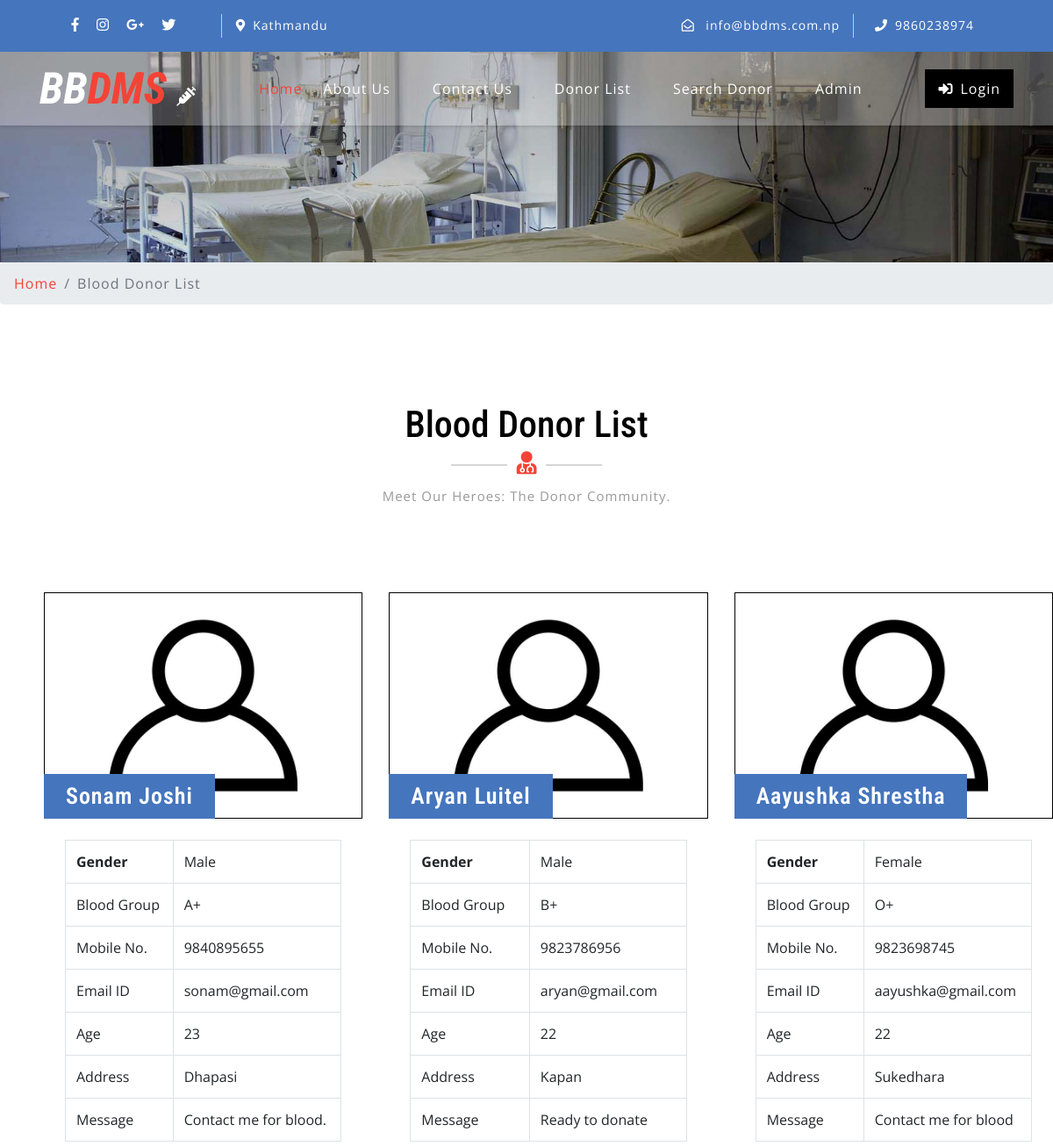
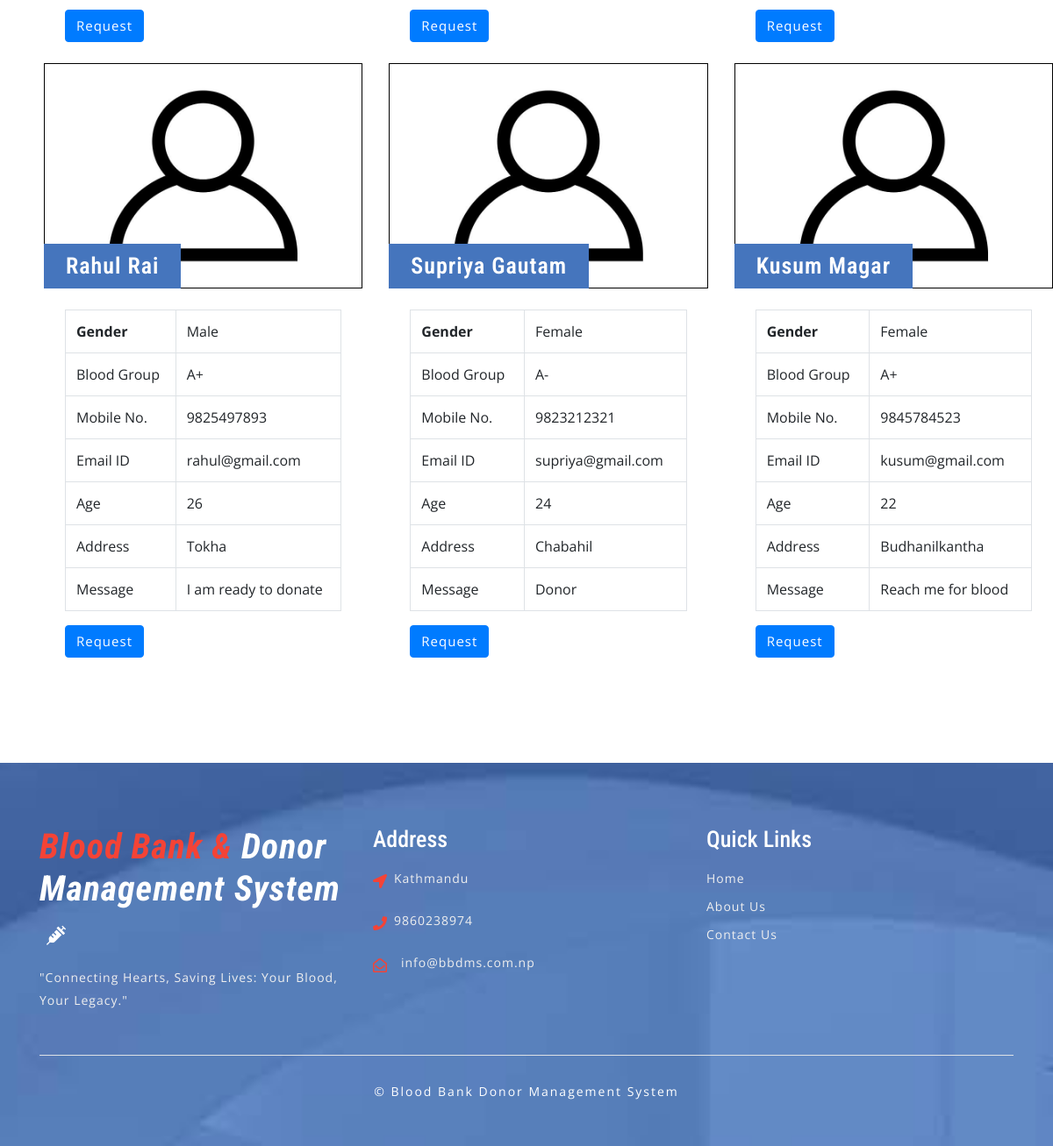
Page /donor-list.php on the committed database (2 pictures, top to bottom).
### tables this page shows
CREATE TABLE `tblcontactusinfo` (
  `id` int(11) NOT NULL,
  `Address` tinytext DEFAULT NULL,
  `EmailId` varchar(255) DEFAULT NULL,
  `ContactNo` char(11) DEFAULT NULL
);

CREATE TABLE `tblblooddonars` (
  `id` int(11) NOT NULL,
  `FullName` varchar(100) DEFAULT NULL,
  `MobileNumber` char(11) DEFAULT NULL,
  `EmailId` varchar(100) DEFAULT NULL,
  `Gender` varchar(20) DEFAULT NULL,
  `Age` int(11) DEFAULT NULL,
  `BloodGroup` varchar(20) DEFAULT NULL,
  `Address` varchar(255) DEFAULT NULL,
  `Message` mediumtext DEFAULT NULL,
  `PostingDate` timestamp NOT NULL DEFAULT current_timestamp(),
  `status` int(1) DEFAULT NULL,
  `Password` varchar(250) DEFAULT NULL
);

### donor-list.php (the view, shortened to what this page needs)
<?php
include('includes/config.php');
?>
<!DOCTYPE html>
<html lang="zxx">
<head>
	<link rel="stylesheet" href="css/bootstrap.css">
	<link rel="stylesheet" href="css/style.css" type="text/css" media="all" />
	<link rel="stylesheet" href="css/fontawesome-all.css">
</head>
<body>
	<?php include('includes/header.php');?>
	<div class="inner-banner-w3ls">
	</div>
	<div class="breadcrumb-agile">
		<div aria-label="breadcrumb">
			<ol class="breadcrumb">
				<li class="breadcrumb-item">
					<a href="index.php">Home</a>
				</li>
				<li class="breadcrumb-item active" aria-current="page">Blood Donor List</li>
			</ol>
		</div>
	</div>
	<div class="agileits-contact py-5">
		<div class="py-xl-5 py-lg-3">
			<div class="w3ls-titles text-center mb-5">
				<h3 class="title">Blood Donor List</h3>
				<span>
					<i class="fas fa-user-md"></i>
				</span>
				<p class="mt-2">Meet Our Heroes: The Donor Community.</p>
			</div>
			<div class="d-flex">
				<div class="row package-grids mt-5" style="padding-left: 50px;">
				<?php
$status=1;
$sql = "SELECT * from tblblooddonars where status=:status";
$query = $dbh -> prepare($sql);
$query->bindParam(':status',$status,PDO::PARAM_STR);
$query->execute();
$results=$query->fetchAll(PDO::FETCH_OBJ);
if($query->rowCount() > 0)
{
foreach($results as $result)
{ ?>
				<div class="col-md-4 pricing">
					<div class="price-top">
							<img src="images/blood-donor.jpg" alt="Blood Donot" style="border:1px #000 solid" class="img-fluid" />
						<h3><?php echo htmlentities($result->FullName);?>
						</h3>
					</div>
					<div class="price-bottom p-4">
<table class="table table-bordered">
    <tbody>
      <tr>
        <th>Gender</th>
        <td><?php echo htmlentities($result->Gender);?></td>
      </tr>
      <tr>
        <td>Blood Group</td>
        <td><?php echo htmlentities($result->BloodGroup);?></td>
      </tr>
      <tr>
        <td>Mobile No.</td>
        <td><?php echo htmlentities($result->MobileNumber);?></td>
      </tr>
         <tr>
        <td>Email ID</td>
        <td><?php echo htmlentities($result->EmailId);?></td>
      </tr>
               <tr>
        <td>Age</td>
        <td><?php echo htmlentities($result->Age);?></td>
      </tr>
        <tr>
        <td>Address</td>
        <td><?php echo htmlentities($result->Address);?></td>
      </tr>
<tr>
        <td>Message</td>
        <td><?php echo htmlentities($result->Message);?></td>
      </tr>
    </tbody>
</table>
<a class="btn btn-primary" style="color:#fff"  href="contact-blood.php?cid=<?php echo $result->id;?>">Request</a>
					</div>
				</div><br>
			<?php }} ?>
			</div>
			</div>
		</div>
	</div>
	<?php include('includes/footer.php');?>
</body>
</html>

### includes/header.php (shortened to what this page needs)
    <header>
        <div class="top-bar py-3">
            <div class="container">
                <div class="row">
                    <div class="col-lg-7 top-social-agile">
                        <div class="row">
                            <ul class="col-lg-4 col-6 top-right-info text-center">
                                <li>
                                    <a href="#">
                                        <i class="fab fa-facebook-f"></i>
                                    </a>
                                </li>
                                <li class="mx-3">
                                    <a href="#">
                                        <i class="fab fa-instagram"></i>
                                    </a>
                                </li>
                                <li>
                                    <a href="#">
                                        <i class="fab fa-google-plus-g"></i>
                                    </a>
                                </li>
                                <li class="ml-3">
                                    <a href="#">
                                        <i class="fab fa-twitter"></i>
                                    </a>
                                </li>
                            </ul><?php
$sql = "SELECT * from tblcontactusinfo";
$query = $dbh -> prepare($sql);
$query->execute();
$results=$query->fetchAll(PDO::FETCH_OBJ);
if($query->rowCount() > 0)
{
foreach($results as $result)
{ ?>
                            <div class="col-6 header-top_w3layouts pl-3 text-lg-left text-center">
                                <p class="text-white">
                                    <i class="fas fa-map-marker-alt mr-2"></i>Kathmandu</p>
                            </div>
                        </div>
                    </div>
                    <div class="col-lg-5 top-social-agile text-lg-right text-center">
                        <div class="row">
                            <div class="col-lg-7 col-6 top-w3layouts">
                                <p class="text-white">
                                    <i class="far fa-envelope-open mr-2"></i>
                                    <a href="mailto:info@example.com" class="text-white">info@bbdms.com.np</a>
                                </p>
                            </div>
                            <div class="col-lg-5 col-6 header-w3layouts pl-4 text-lg-left">
                                <p class="text-white">
                                    <i class="fas fa-phone mr-2"></i>9860238974</p>
                            </div>
                        </div><?php } } ?>
                    </div>
                </div>
            </div>
        </div>
    </header>
    <div id="home">
        <div class="main-top py-1">
            <nav class="navbar navbar-expand-lg navbar-light fixed-navi">
                <div class="container">
                    <h1>
                        <a class="navbar-brand font-weight-bold font-italic" href="index.php">
                            <span>BB</span>DMS
                            <i class="fas fa-syringe"></i>
                        </a>
                    </h1>
                    <div class="collapse navbar-collapse text-center" id="navbarSupportedContent">
                        <ul class="navbar-nav ml-lg-auto">
                            <li class="nav-item active mt-lg-0 mt-3">
                                <a class="nav-link" href="index.php">Home
                                </a>
                            </li>
                            <li class="nav-item mx-lg-4 my-lg-0 my-3">
                                <a class="nav-link" href="about.php">About Us</a>
                            </li>
                            <li class="nav-item mx-lg-4 my-lg-0 my-3">
                                <a class="nav-link" href="contact.php">Contact Us</a>
                            </li>
                            <li class="nav-item mx-lg-4 my-lg-0 my-3">
                                <a class="nav-link" href="donor-list.php">Donor List</a>
                            </li>
                            <li class="nav-item mx-lg-4 my-lg-0 my-3">
                                <a class="nav-link" href="search-donor.php">Search Donor</a>
                            </li>
                            <?php if (strlen($_SESSION['bbdmsdid']==0)) {?>
                            <li class="nav-item mx-lg-4 my-lg-0 my-3">
                                <a class="nav-link" href="admin/index.php">Admin</a>
                            </li>
                        </ul>
                        <a href="login.php" class="login-button ml-lg-5 mt-lg-0 mt-4 mb-lg-0 mb-3" >
                            <i class="fas fa-sign-in-alt mr-2"></i>Login</a><?php } ?>
                    </div>
                </div>
            </nav>
        </div>
    </div>

### includes/footer.php (shortened to what this page needs)
<footer>
    <div class="w3ls-footer-grids pt-sm-4 pt-3">
      <div class="container py-xl-5 py-lg-3">
        <div class="row">
          <div class="col-md-4 w3l-footer">
            <h2 class="mb-sm-3 mb-2">
              <a href="index.php" class="text-white font-italic font-weight-bold">
                <span>Blood Bank & </span>Donor Management System
                <i class="fas fa-syringe ml-2"></i>
              </a>
            </h2>
            <p>"Connecting Hearts, Saving Lives: Your Blood, Your Legacy."</p>
          </div>
          <div class="col-md-4 w3l-footer my-md-0 my-4">
            <h3 class="mb-sm-3 mb-2 text-white">Address</h3>
            <ul class="list-unstyled">
              <?php
$sql = "SELECT * from tblcontactusinfo";
$query = $dbh -> prepare($sql);
$query->execute();
$results=$query->fetchAll(PDO::FETCH_OBJ);
if($query->rowCount() > 0)
{
foreach($results as $result)
{ ?>
              <li>
                <i class="fas fa-location-arrow float-left"></i>
                <p class="ml-4">
                  <span>Kathmandu </p>
                <div class="clearfix"></div>
              </li>
              <li class="my-3">
                <i class="fas fa-phone float-left"></i>
                <p class="ml-4">9860238974</p>
                <div class="clearfix"></div>
              </li>
              <li>
                <i class="far fa-envelope-open float-left"></i>
                <a href="mailto:info@example.com" class="ml-3">info@bbdms.com.np</a>
                <div class="clearfix"></div>
              </li>
            <?php } } ?></ul>
          </div>
          <div class="col-md-4 w3l-footer">
            <h3 class="mb-sm-3 mb-2 text-white">Quick Links</h3>
            <div class="nav-w3-l">
              <ul class="list-unstyled">
                <li>
                  <a href="index.php">Home</a>
                </li>
                <li class="mt-2">
                  <a href="about.php">About Us</a>
                </li>
                <li class="mt-2">
                  <a href="contact.php">Contact Us</a>
                </li>
              </ul>
            </div>
          </div>
        </div>
        <div class="border-top mt-5 pt-lg-4 pt-3 pb-lg-0 pb-3 text-center">
          <p class="copy-right-grids mt-lg-1">©  Blood Bank Donor Management System
          </p>
        </div>
      </div>
    </div>
  </footer>

### css/style.css (style rules this page uses)
body { padding: 0; margin: 0; background: #FFF; font-family: 'Open Sans', sans-serif; }
body a { transition: 0.5s all; -webkit-transition: 0.5s all; -moz-transition: 0.5s all; -o-transition: 0.5s all; -ms-transition: 0.5s all; text-decoration: none; }
h1, h2, h3, h4, h5, h6 { margin: 0; padding: 0; font-family: 'Roboto Condensed', sans-serif; }
p { margin: 0; padding: 0; font-family: 'Open Sans', sans-serif; font-size: 15px; letter-spacing: 1px; line-height: 1.9; color: #999; }
ul, ol { margin: 0; padding: 0; }
.top-bar { background: #4575bd; }
.top-right-info li i { color: #fff; transition: 0.5s all; -webkit-transition: 0.5s all; -moz-transition: 0.5s all; -o-transition: 0.5s all; -ms-transition: 0.5s all; }
.top-right-info li { display: inline-block; }
.header-top_w3layouts p, .header-w3layouts p, .top-w3layouts p { font-size: 14px; }
.header-top_w3layouts, .header-w3layouts { border-left: 1px solid rgba(255, 255, 255, 0.63); }
div#home { position: relative; }
.main-top { position: absolute; z-index: 999; width: 100%; background: rgba(255, 255, 255, 0.26); box-shadow: 0 2px 3px 0 rgba(0, 0, 0, 0.1); -webkit-transition: background-color .1s ease-in-out; -moz-transition: background-color .1s ease-in-out; -ms-transition: background-color .1s ease-in-out; -o-transition: background-color .1s ease-in-out; transition: background-color .1s ease-in-out; }
.navbar-light .navbar-nav .nav-link { padding: 0; color: #fff; background: transparent; font-size: 16px; letter-spacing: 1px; }
.navbar-light .navbar-nav .show>.nav-link, .navbar-light .navbar-nav .active>.nav-link, .navbar-light .navbar-nav .nav-link.show, .navbar-light .navbar-nav .nav-link.active, .navbar-light .navbar-nav .nav-link:hover, .navbar-light .navbar-nav .nav-link:focus { color: #f44336; }
nav.fixed-navi ul { list-style: none; margin: 0; padding: 0; }
nav.fixed-navi ul li { float: left; }
a.navbar-brand { color: #f44336; font-size: 50px; padding: 0; }
.navbar-light .navbar-brand, .navbar-light .navbar-brand:hover, .navbar-light .navbar-brand:focus, .w3l-footer h2 a span { color: #f44336; }
a.navbar-brand span { color: #fff; }
a.navbar-brand i, .w3l-footer h2 a i { color: #fff; font-size: 22px; }
a.login-button { color: #fff; letter-spacing: 1px; font-size: 16px; padding: 10px 15px; background: #000; display: inline-block; }
h3.title { color: #000; font-size: 42px; }
.w3ls-titles span { position: relative; }
.w3ls-titles span:before { content: " "; background: #d6d6d6; width: 64px; height: 2px; position: absolute; top: 9px; left: -75px; }
.w3ls-titles span:after { content: " "; background: #d6d6d6; width: 64px; height: 2px; position: absolute; top: 9px; right: -75px; }
.w3ls-titles i { color: #f44336; font-size: 26px; margin-top: 5px; }
.pricing { -webkit-transition: all 0.5s; -moz-transition: all 0.5s; -o-transition: all 0.5s; -ms-transition: all 0.5s; transition: all 0.5s; }
.price-top { position: relative; }
.price-top h3 { font-size: 26px; color: #fff; position: absolute; background: #4575bd; padding: 10px 25px; bottom: 0; letter-spacing: 1px; text-align: center; font-weight: 600; }
.price-bottom { background: #fff; }
.price-bottom a { color: #999; letter-spacing: 1px; font-size: 15px; }
footer { background: url(../images/bg3.jpg) no-repeat center fixed; background-size: cover; -webkit-background-size: cover; -moz-background-size: cover; -o-background-size: cover; -moz-background-size: cover; }
.w3l-footer h2 a { font-size: 40px; letter-spacing: 1px; }
.w3l-footer h3 { font-size: 26px; }
.w3l-footer p, .w3l-footer p a, .w3l-footer ul li a { font-size: 14px; color: #efefef; letter-spacing: 1px; }
.w3l-footer ul li i { color: #f44336; line-height: 2; }
p.copy-right-grids { font-size: 14px; color: #fff; letter-spacing: 2px; }
.inner-banner-w3ls { background: url(../images/banner3.jpg) no-repeat center; background-size: cover; -webkit-background-size: cover; -moz-background-size: cover; -o-background-size: cover; -moz-background-size: cover; height: 20vw; }
.breadcrumb li a { color: #f44336; }
.breadcrumb li { letter-spacing: 1px; color: #000; }

### rows in the picture
tblblooddonars: FullName "Sonam Joshi", Gender "Male", BloodGroup "A+", MobileNumber "9840895655", EmailId "sonam@gmail.com", Age "23", Address "Dhapasi", Message "Contact me for blood."
tblblooddonars: FullName "Aryan Luitel", Gender "Male", BloodGroup "B+", MobileNumber "9823786956", EmailId "aryan@gmail.com", Age "22", Address "Kapan", Message "Ready to donate"
tblblooddonars: FullName "Aayushka Shrestha", Gender "Female", BloodGroup "O+", MobileNumber "9823698745", EmailId "aayushka@gmail.com", Age "22", Address "Sukedhara", Message "Contact me for blood"
tblblooddonars: FullName "Rahul Rai", Gender "Male", BloodGroup "A+", MobileNumber "9825497893", EmailId "rahul@gmail.com", Age "26", Address "Tokha", Message "I am ready to donate"
tblblooddonars: FullName "Supriya Gautam", Gender "Female", BloodGroup "A-", MobileNumber "9823212321", EmailId "supriya@gmail.com", Age "24", Address "Chabahil", Message "Donor"
tblblooddonars: FullName "Kusum Magar", Gender "Female", BloodGroup "A+", MobileNumber "9845784523", EmailId "kusum@gmail.com", Age "22", Address "Budhanilkantha", Message "Reach me for blood"
